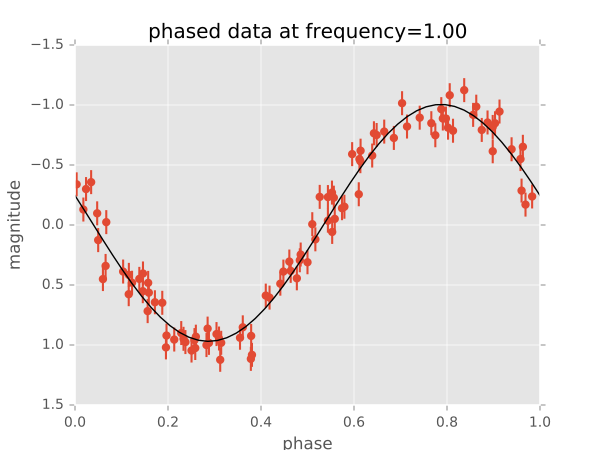

Reproduce this figure in Python.
import numpy as np
import matplotlib.pyplot as plt
plt.style.use('ggplot')

from lombscargle import LombScargle

rand = np.random.RandomState(42)
t = 100 * rand.rand(100)
dy = 0.1
y = np.sin(2 * np.pi * t) + dy * rand.randn(100)

frequency, power = LombScargle(t, y, dy).autopower(minimum_frequency=0.1,
                                                   maximum_frequency=1.9)
best_frequency = frequency[np.argmax(power)]
phase_fit = np.linspace(0, 1)
y_fit = LombScargle(t, y, dy).model(t=phase_fit / best_frequency,
                                    frequency=best_frequency)
phase = (t * best_frequency) % 1

fig, ax = plt.subplots(figsize=(6, 4.5))
ax.errorbar(phase, y, dy, fmt='o', mew=0, capsize=0, elinewidth=1.5)
ax.plot(phase_fit, y_fit, color='black')
ax.invert_yaxis()
ax.set(xlabel='phase',
       ylabel='magnitude',
       title='phased data at frequency={0:.2f}'.format(best_frequency))
